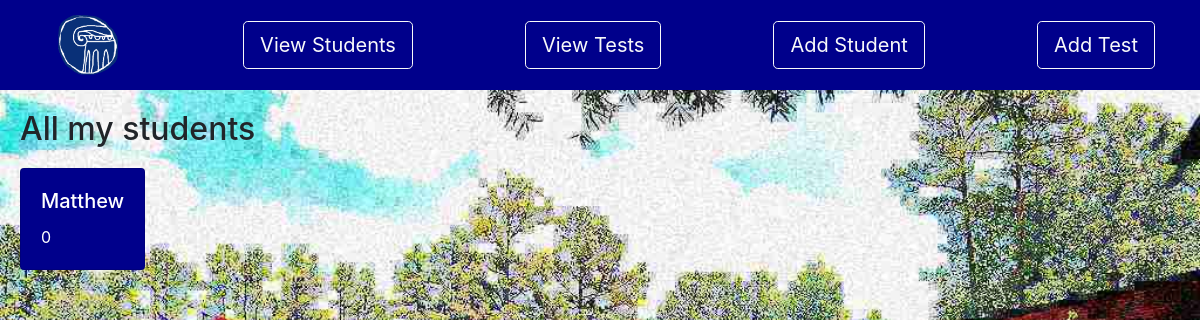
Before: /verax/students/ with the older database file.
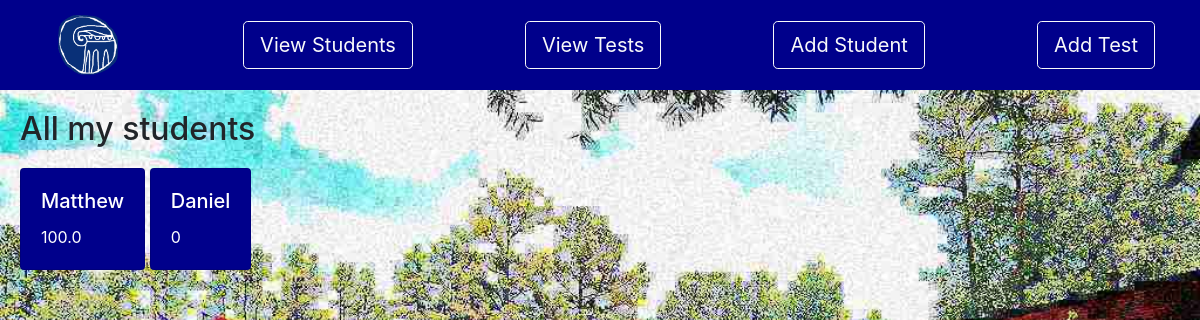
After: the same page with the newer database file.
### verax/models.py (models this page shows, shortened)
class Student(models.Model):
    name = models.CharField(max_length=250)
    average = models.DecimalField(decimal_places=2, max_digits=5, null=True, blank=True)
    def calculated_ave(self):
        my_tests = Test.objects.all().filter(student=self)
        if my_tests.count() is 0:
            return 0;
        else:
            print(my_tests)
            sum = 0
            for test in my_tests:
                sum += test.grade
            ave = sum / my_tests.count()
            return ave
    def __str__(self):
        return self.name

class Test(models.Model):
    name = models.CharField(max_length=250)
    student = models.ForeignKey(Student, null=True, on_delete=models.CASCADE)
    grade = models.PositiveIntegerField()
    def __str__(self):
        return "{}-{}".format(self.student, self.name)

### verax/views.py (the view)
# urls.py: path('students/', StudentList.as_view(), name="students"),
class StudentList(ListView):
    model = Student
    context_object_name = 'students'
    template_name = "studentlist.html"
    def get_context_data(self, **kwargs):
        context = super().get_context_data(**kwargs)
        return context

### verax/templates/studentlist.html
{% extends 'base_nav.html' %}
{% load static %}
{% block content %}
    <h2>All my students</h2>
    <div class="scrolling-wrapper">
        {% for student in object_list %}
        <div class="card">
            <div class="card-body">
                <h5 class="card-title">{{ student.name }}</h5>
                <p class="card-text">{{ student.calculated_ave }}</p>
            </div>
        </div>
        {% endfor %}
    </div>
{% endblock %}

Changed rows visible on the page:
changed Student "Matthew": calculated_ave "0" → "100.0"
added Student: name "Daniel", calculated_ave "0"
